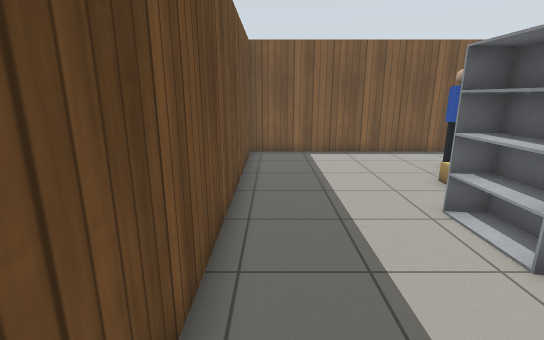
[1] (above)

19 first-person views from a walk through a Gazebo world. The camera is 1.3 m above the floor, tilts 14° down and sees 85° across. The floor is counted in squares, 0.5 m on a side. Each view is taken from the middle of a square. On the plan, view 1 faces up. The plan holds only what a view shows up to about 19 squares ahead; the rest is blank. Simple patterns stand in for the simulator's built-in surfaces. Simple shapes stand in for some stock models. Some surface patterns are stand-ins.

[2]
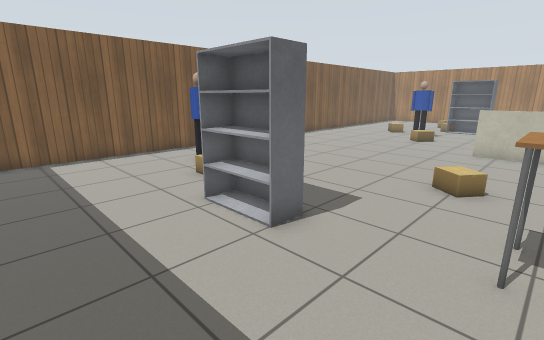

[3]
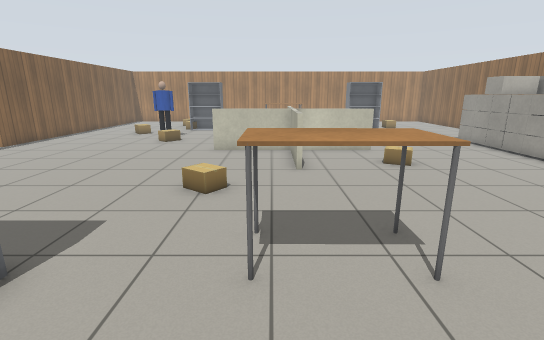

[4]
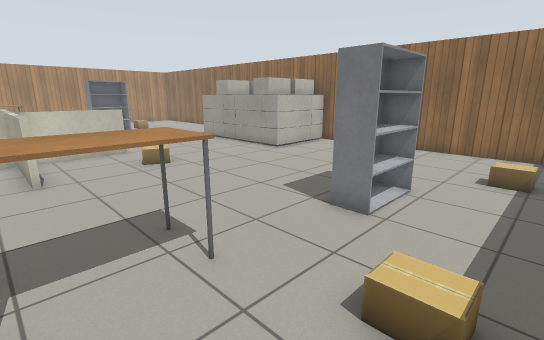

[5]
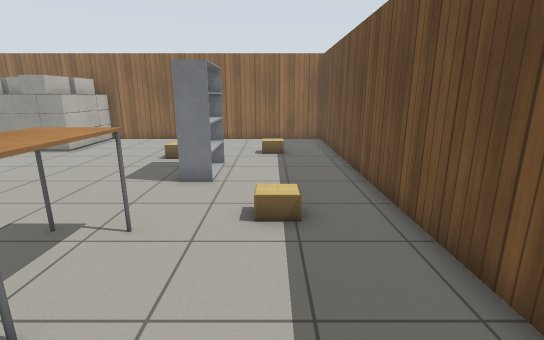

[6]
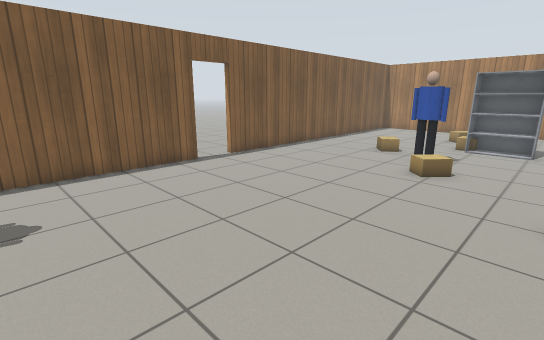

[7]
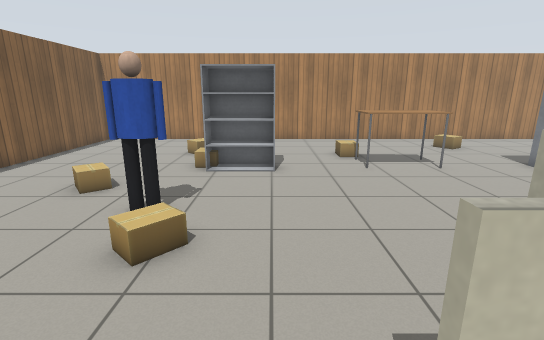

[8]
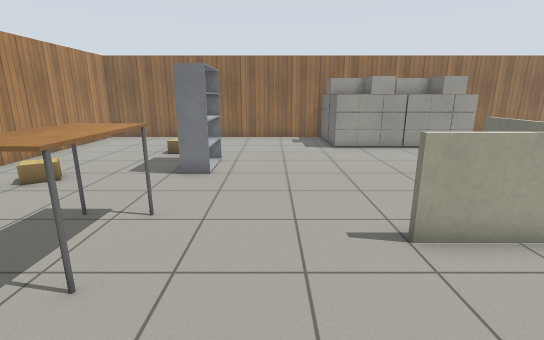

[9]
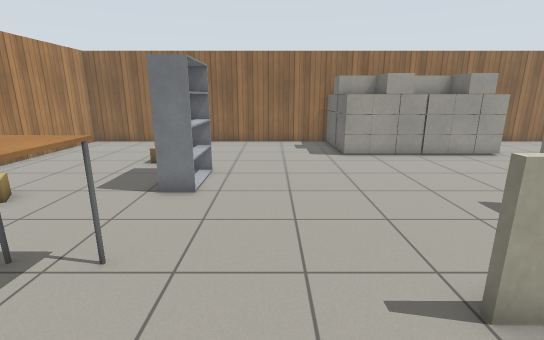

[10]
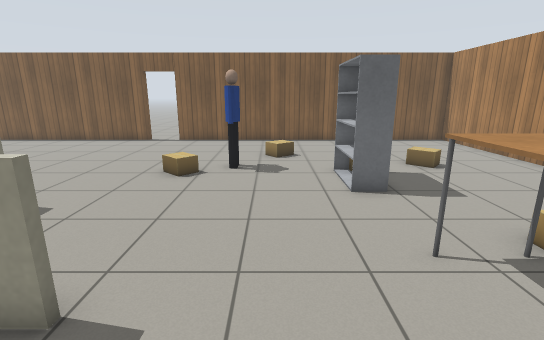

[11]
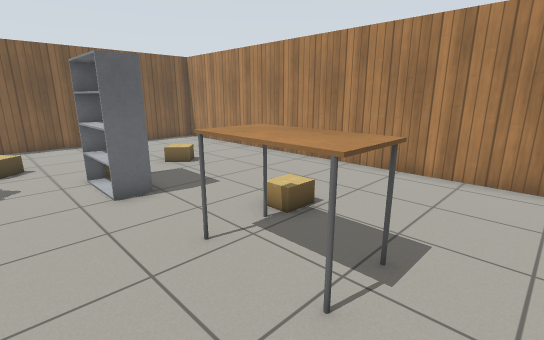

[12]
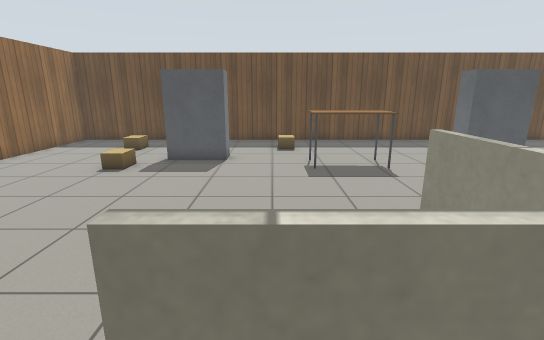

[13]
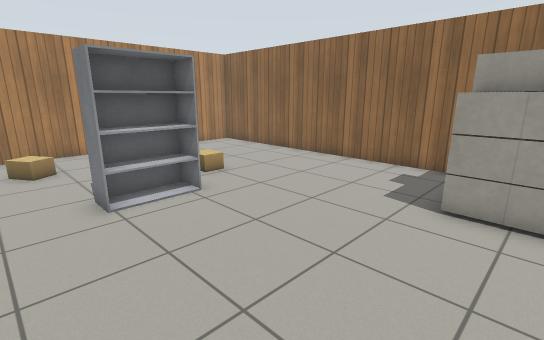

[14]
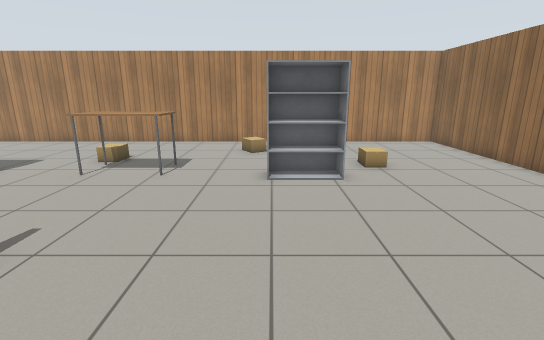

[15]
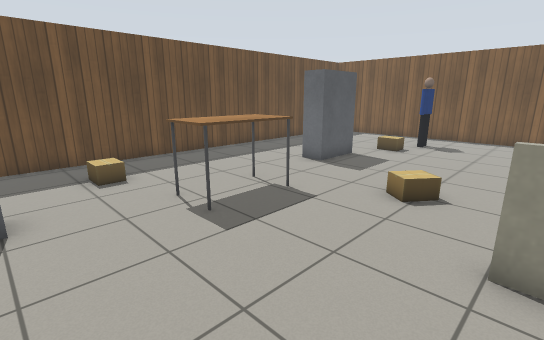

[16]
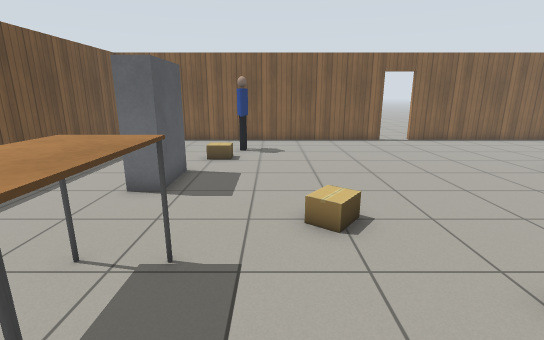

[17]
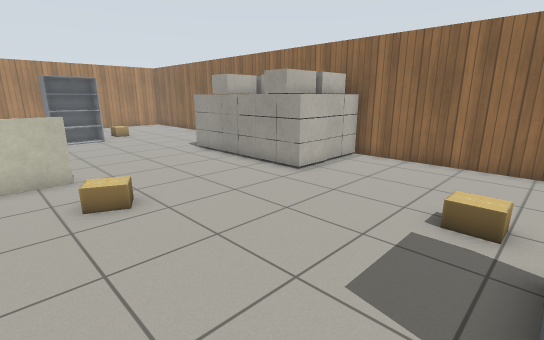

[18]
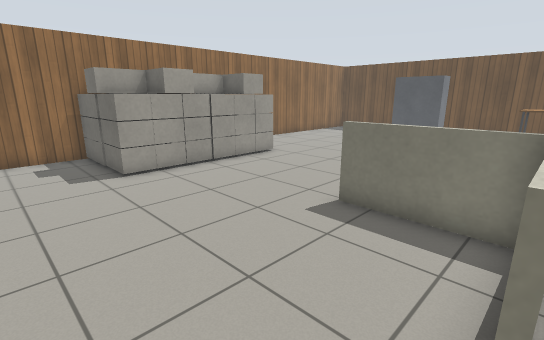

[19]
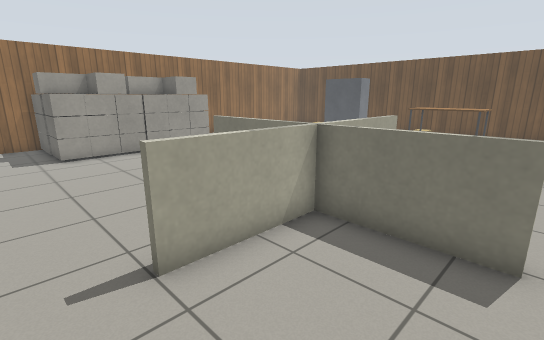

### Floor plan
Points are (right, up) in squares from view 1. A wall is a line through its corners. A room is listed if a view was taken in it or the views show most of it. See-through windows are left out.
Room 1 (views 1, 2, 3, 4, 5, 6, 7, 8, 9, 10, 11, 12, 13, 14, 15, 16, 17, 18, 19)
walls: (14.6, 14) (-1, 14) (-1, -15.4) (11.2, -15.4); (19.6, -15.4) (32.4, -15.4) (32.4, 14) (16.3, 14)
low walls: (19.5, -1.1) (18.8, -1.1); (14.1, -1.1) (11.5, -1.1); (15.7, 2.9) (15.7, -0.9) (15.7, -5); (15.5, -5) (15.5, -0.9) (15.5, 2.9); (11.5, -0.9) (15.5, -0.9) (19.5, -0.9)
ways out: open door at (15.5, 14)
objects: cardboard box (2, -11); cardboard box (2, -3); shelf (4, -8) to (5, -6); shelf (4, 4) to (5, 6); table (5, -2) to (6, 0); cardboard box (6, -10); cardboard box (6, 8) to (6, 9); person (7, 10) to (7, 11); cardboard box (9, 2) to (10, 2); other object (12, -15) to (15, -11); cardboard box (12, -5) to (13, -5); other object (16, -15) to (19, -11); cardboard box (18, 6) to (19, 7); person (21, 7); cardboard box (22, 9) to (23, 10); shelf (24, -8) to (25, -6); shelf (24, 4) to (25, 6); table (25, -2) to (26, 0); cardboard box (25, 6) to (25, 7); cardboard box (26, -10) to (27, -10); cardboard box (27, 0) to (27, 1); cardboard box (28, 7) to (28, 8); cardboard box (29, -5) to (30, -5)

Positions as (right, up) in squares from view 1, and headings:
1: (0, 0), facing up
2: (0, 0), facing up-right
3: (1, 0), facing right
4: (1, 0), facing down-right
5: (2, 3), facing down
6: (8, 3), facing up-right
7: (14, 4), facing right
8: (22, 4), facing down
9: (22, 2), facing down
10: (22, -4), facing up
11: (22, -4), facing up-right
12: (17, -4), facing left
13: (17, -4), facing down-right
14: (15, -6), facing right
15: (12, -6), facing up-left
16: (8, -4), facing up
17: (5, -3), facing down-right
18: (22, -1), facing down-left
19: (21, 3), facing down-left
